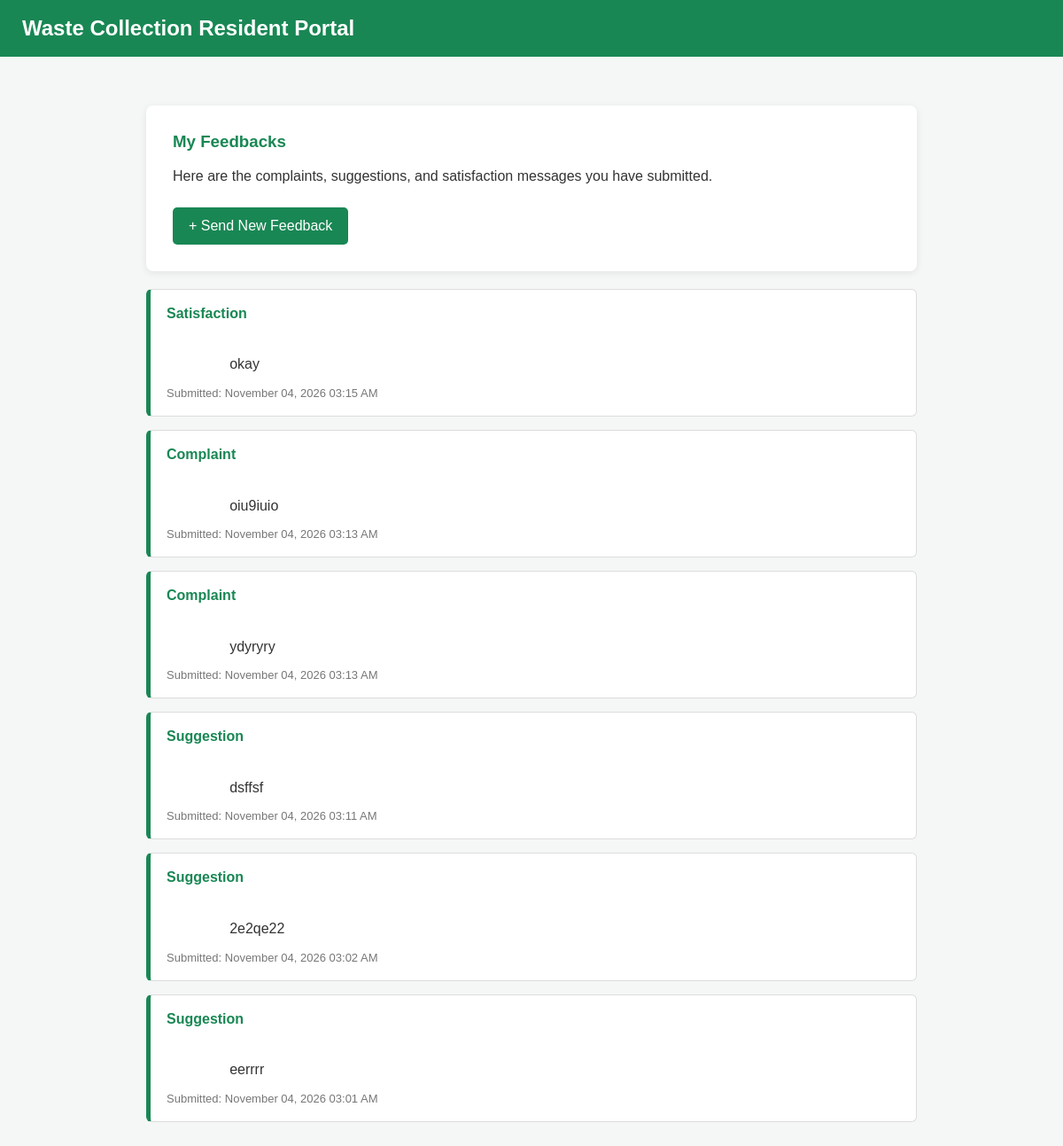
The page /wastesystem/residents/feedback_history.php (signed in) on the database its author committed.
### tables this page shows
CREATE TABLE `feedback` (
  `id` int(11) NOT NULL,
  `user_id` int(11) NOT NULL,
  `feedback_type` varchar(100) NOT NULL,
  `message` text NOT NULL,
  `created_at` timestamp NOT NULL DEFAULT current_timestamp()
);

### wastesystem/residents/feedback_history.php (the view, shortened to what this page needs)
<?php
require_once __DIR__ . '/../config/database.php';
$conn->set_charset("utf8mb4");
$user_id = (int)(
    $_SESSION['user_id']
    ?? $_SESSION['resident_id']
    ?? $_SESSION['household_id']
    ?? $_SESSION['id']
    ?? 0
);
$error = "";
$feedbacks = [];
$sql = "SELECT id, feedback_type, message, created_at
        FROM feedback
        WHERE user_id = ?
        ORDER BY created_at DESC";
$stmt = $conn->prepare($sql);
if (!$stmt) {
    $error = "Database error: " . $conn->error;
} else {
    $stmt->bind_param("i", $user_id);
    if ($stmt->execute()) {
        $result = $stmt->get_result();
        while ($row = $result->fetch_assoc()) {
            $feedbacks[] = $row;
        }
    } else {
        $error = "Unable to retrieve your feedback.";
    }
}
?>
<!DOCTYPE html>
<html lang="en">
<head>
</head>
<body>
<div class="navbar">
    <h2>Waste Collection Resident Portal</h2>
</div>
<div class="container">
<div class="card">
<h3>My Feedbacks</h3>
<p>
Here are the complaints, suggestions, and satisfaction
messages you have submitted.
</p>
<a href="feedback.php" class="btn">
    + Send New Feedback
</a>
</div>
<?php if ($error !== ''): ?>
    <div class="card">
        <p class="error">
            <?= htmlspecialchars($error) ?>
        </p>
    </div>
<?php elseif (count($feedbacks) > 0): ?>
    <?php foreach ($feedbacks as $feedback): ?>
        <div class="feedback-item">
            <div class="feedback-type">
                <?= htmlspecialchars($feedback['feedback_type']) ?>
            </div>
            <div class="message">
                <?= htmlspecialchars($feedback['message']) ?>
            </div>
            <div class="date">
                Submitted:
                <?= htmlspecialchars(date(
                    'F d, Y h:i A',
                    strtotime($feedback['created_at'])
                )) ?>
            </div>
        </div>
    <?php endforeach; ?>
<?php endif; ?>
</div>
</body>
</html>

### wastesystem/residents/feedback_history.php (style rules this page uses)
* { box-sizing: border-box; }
body { margin: 0; font-family: Arial, sans-serif; background: #f4f7f6; color: #333; }
.navbar { background: #198754; color: white; padding: 18px 25px; }
.navbar h2 { margin: 0; }
.container { max-width: 900px; margin: 40px auto; padding: 15px; }
.card { background: white; padding: 30px; border-radius: 8px; box-shadow: 0 2px 8px rgba(0,0,0,.08); margin-bottom: 20px; }
h3 { color: #198754; margin-top: 0; }
.feedback-item { border: 1px solid #ddd; border-left: 5px solid #198754; padding: 18px; border-radius: 6px; margin-bottom: 15px; background: #fff; }
.feedback-type { font-weight: bold; color: #198754; margin-bottom: 10px; }
.message { line-height: 1.6; white-space: pre-wrap; overflow-wrap: anywhere; }
.date { font-size: 13px; color: #777; margin-top: 12px; }
.btn { display: inline-block; background: #198754; color: white; padding: 12px 18px; border-radius: 5px; text-decoration: none; margin-top: 10px; }

### rows shown on the page
feedback: feedback_type "Satisfaction", message "okay", created_at "November 04, 2026 03:15 AM"
feedback: feedback_type "Complaint", message "oiu9iuio", created_at "November 04, 2026 03:13 AM"
feedback: feedback_type "Complaint", message "ydyryry", created_at "November 04, 2026 03:13 AM"
feedback: feedback_type "Suggestion", message "dsffsf", created_at "November 04, 2026 03:11 AM"
feedback: feedback_type "Suggestion", message "2e2qe22", created_at "November 04, 2026 03:02 AM"
feedback: feedback_type "Suggestion", message "eerrrr", created_at "November 04, 2026 03:01 AM"
